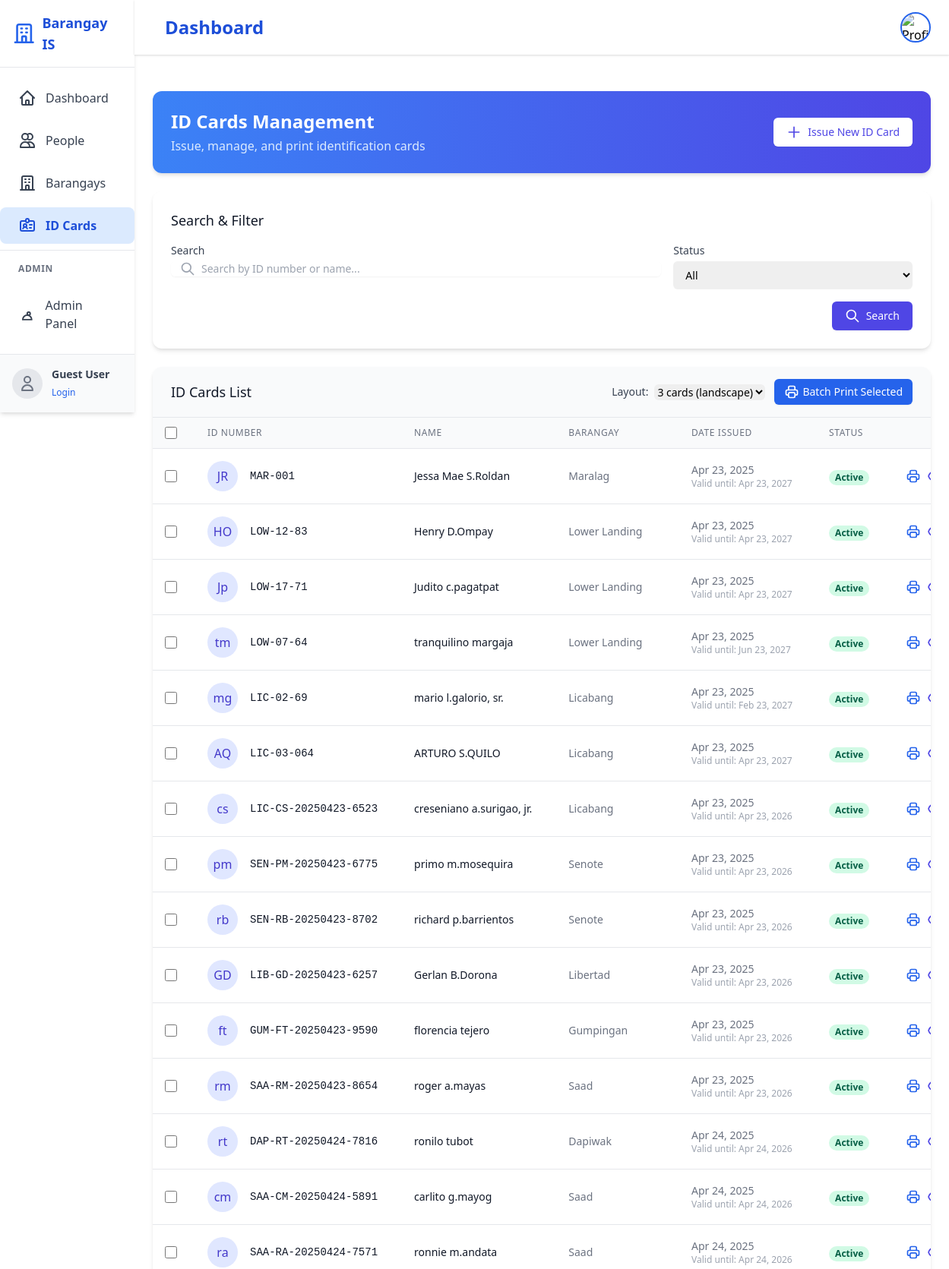
Page /dashboard/id-cards/ (upper part) on the committed database.
### core/models.py (models this page shows, shortened)
class IdentificationCard(models.Model):
    person = models.ForeignKey(Person, on_delete=models.CASCADE, related_name='id_cards')
    id_number = models.CharField(max_length=50, unique=True)
    date_issued = models.DateField()
    valid_until = models.DateField()
    is_active = models.BooleanField(default=True)
    issued_by = models.CharField(max_length=255)
    purpose = models.CharField(max_length=255, blank=True)
    remarks = models.TextField(blank=True)
    class Meta:
        verbose_name_plural = 'Identification Cards'

class Person(models.Model):
    GENDER_CHOICES = [
        ('M', 'Male'),
        ('F', 'Female'),
        ('O', 'Other'),
    ]
    CIVIL_STATUS_CHOICES = [
        ('S', 'Single'),
        ('M', 'Married'),
        ('W', 'Widowed'),
        ('D', 'Divorced'),
        ('SP', 'Separated'),
        ('L', 'Live-in'),
    ]
    id = models.UUIDField(primary_key=True, default=uuid.uuid4, editable=False)
    barangay = models.ForeignKey(Barangay, on_delete=models.CASCADE, related_name='residents')
    user = models.OneToOneField(User, on_delete=models.SET_NULL, null=True, blank=True, related_name='profile')
    last_name = models.CharField(max_length=100)
    first_name = models.CharField(max_length=100)
    middle_name = models.CharField(max_length=100, blank=True)
    suffix = models.CharField(max_length=10, blank=True, help_text='Jr., Sr., III, etc.')
    profile_picture = models.ImageField(upload_to='profile_pictures/', null=True, blank=True, help_text='Profile picture of the person')
    date_of_birth = models.DateField()
    place_of_birth = models.CharField(max_length=255)
    age = models.PositiveIntegerField(null=True, blank=True, editable=False)
    gender = models.CharField(max_length=1, choices=GENDER_CHOICES)
    civil_status = models.CharField(max_length=2, choices=CIVIL_STATUS_CHOICES)
    religion = models.CharField(max_length=100, blank=True)
    phone_regex = RegexValidator(regex=r'^\+?1?\d{9,15}$', message="Phone number must be entered in the format: '+999999999'. Up to 15 digits allowed.")
    contact_number = models.CharField(validators=[phone_regex], max_length=17, blank=True)
    address_line1 = models.CharField(max_length=255, help_text='House/Lot/Unit No., Building Name, Block, Street')
    address_line2 = models.CharField(max_length=255, blank=True, help_text='Subdivision, Village, Zone, Sitio, Purok')
    postal_code = models.CharField(max_length=10)
    is_active = models.BooleanField(default=True)
    class Meta:
        ordering = ['last_name', 'first_name']
        verbose_name_plural = 'People'
        indexes = [
            models.Index(fields=['last_name', 'first_name']),
            models.Index(fields=['date_of_birth']),
            models.Index(fields=['barangay']),
        ]
    def full_name(self):
        if self.middle_name:
            middle_initial = f" {self.middle_name[0]}."
        else:
            middle_initial = " "
        full_name = f"{self.first_name}{middle_initial}{self.last_name}"
        if self.suffix:
            full_name = f"{full_name}, {self.suffix}"
        return full_name

class Barangay(models.Model):
    name = models.CharField(max_length=100)
    municipality = models.CharField(max_length=100)
    province = models.CharField(max_length=100)
    zip_code = models.CharField(max_length=10)
    class Meta:
        verbose_name_plural = 'Barangays'

### core/views.py (the view)
# urls.py: path('dashboard/id-cards/', id_card_list, name='id_cards'),
def id_card_list(request):
    id_cards = IdentificationCard.objects.all().select_related('person')
    search_form = IdentificationCardSearchForm()
    context = {
        'id_cards': id_cards,
        'search_form': search_form,
    }
    if 'print' in request.GET and request.GET.get('print'):
        context['print_card_id'] = request.GET.get('print')
    return render(request, 'dashboard/id-cards-new.html', context)

### core/forms.py
class IdentificationCardSearchForm(forms.Form):
    search = forms.CharField(
        required=False,
        widget=forms.TextInput(attrs={
            'class': 'form-control rounded-md border-gray-300 shadow-sm focus:border-blue-500 focus:ring focus:ring-blue-200 focus:ring-opacity-50',
            'placeholder': 'Search by ID number or person name',
            'hx-post': '/dashboard/id-cards/search/',
            'hx-trigger': 'keyup changed delay:500ms',
            'hx-target': '#id-cards-table',
            'hx-indicator': '.htmx-indicator'
        })
    )
    status = forms.ChoiceField(
        choices=[('', 'All Status'), ('active', 'Active'), ('expired', 'Expired')],
        required=False,
        widget=forms.Select(attrs={
            'class': 'form-control rounded-md border-gray-300 shadow-sm focus:border-blue-500 focus:ring focus:ring-blue-200 focus:ring-opacity-50',
            'hx-post': '/dashboard/id-cards/search/',
            'hx-trigger': 'change',
            'hx-target': '#id-cards-table',
            'hx-indicator': '.htmx-indicator'
        })
    )

### templates/dashboard/id-cards-new.html (shortened to what this page needs)
{% extends 'base.html' %}
{% block content %}
<div class="container mx-auto py-6">
    <div class="bg-gradient-to-r from-blue-500 to-indigo-600 rounded-xl shadow-md mb-6 p-6">
        <div class="flex justify-between items-center">
            <div>
                <h1 class="text-2xl font-bold text-white">ID Cards Management</h1>
                <p class="text-blue-100 mt-1">Issue, manage, and print identification cards</p>
            </div>
            <a href="{% url 'id_card_create' %}" class="inline-flex items-center px-4 py-2 border border-transparent text-sm font-medium rounded-md shadow-sm text-indigo-600 bg-white hover:bg-indigo-50 focus:outline-none focus:ring-2 focus:ring-offset-2 focus:ring-indigo-500 transition-all duration-200">
                <svg xmlns="http://www.w3.org/2000/svg" class="h-5 w-5 mr-2" fill="none" viewBox="0 0 24 24" stroke="currentColor">
                    <path stroke-linecap="round" stroke-linejoin="round" stroke-width="2" d="M12 4v16m8-8H4" />
                </svg>
                Issue New ID Card
            </a>
        </div>
    </div>
    <div class="bg-white rounded-xl shadow-md mb-6 p-6">
        <h2 class="text-lg font-medium text-gray-900 mb-4">Search & Filter</h2>
        <form method="post" class="grid grid-cols-1 md:grid-cols-3 gap-4" hx-post="{% url 'id_card_search' %}" hx-target="#id-cards-table" hx-trigger="submit, change from:#id-status-filter">
            <div class="col-span-2">
                <label for="id-search" class="block text-sm font-medium text-gray-700 mb-1">Search</label>
                <div class="relative rounded-md shadow-sm">
                    <div class="absolute inset-y-0 left-0 pl-3 flex items-center pointer-events-none">
                    </div>
                    <input type="text" name="search" id="id-search" class="focus:ring-indigo-500 focus:border-indigo-500 block w-full pl-10 sm:text-sm border-gray-300 rounded-md" placeholder="Search by ID number or name...">
                </div>
            </div>
            <div>
                <label for="id-status-filter" class="block text-sm font-medium text-gray-700 mb-1">Status</label>
                <select name="status" id="id-status-filter" class="mt-1 block w-full pl-3 pr-10 py-2 text-base border-gray-300 focus:outline-none focus:ring-indigo-500 focus:border-indigo-500 sm:text-sm rounded-md">
                    <option value="">All</option>
                </select>
            </div>
            <div class="col-span-3 flex justify-end">
                <button type="submit" class="inline-flex items-center px-4 py-2 border border-transparent text-sm font-medium rounded-md shadow-sm text-white bg-indigo-600 hover:bg-indigo-700 focus:outline-none focus:ring-2 focus:ring-offset-2 focus:ring-indigo-500">
                    <svg xmlns="http://www.w3.org/2000/svg" class="h-5 w-5 mr-2" fill="none" viewBox="0 0 24 24" stroke="currentColor">
                        <path stroke-linecap="round" stroke-linejoin="round" stroke-width="2" d="M21 21l-6-6m2-5a7 7 0 11-14 0 7 7 0 0114 0z" />
                    </svg>
                    Search
                </button>
            </div>
        </form>
    </div>
    <div class="bg-white rounded-xl shadow-md overflow-hidden">
        <div class="px-6 py-4 border-b border-gray-200 bg-gray-50 flex justify-between items-center">
            <h2 class="text-lg font-medium text-gray-900">ID Cards List</h2>
            <div class="flex items-center space-x-3">
                <div class="flex items-center">
                    <label for="print-layout" class="mr-2 text-sm font-medium text-gray-700">Layout:</label>
                    <select id="print-layout" name="layout" class="text-sm border-gray-300 rounded-md focus:ring-indigo-500 focus:border-indigo-500">
                        <option value="3up">3 cards (landscape)</option>
                    </select>
                </div>
                <button id="batch-print-btn" class="inline-flex items-center px-3 py-1.5 border border-transparent text-sm font-medium rounded-md shadow-sm text-white bg-blue-600 hover:bg-blue-700 focus:outline-none focus:ring-2 focus:ring-offset-2 focus:ring-blue-500 disabled:opacity-50 disabled:cursor-not-allowed" disabled>
                    Batch Print Selected
                </button>
            </div>
        </div>
        <form id="batch-print-form" action="{% url 'id_card_batch_print' %}" method="get">
            <div id="id-cards-table" class="overflow-x-auto">
                {% include 'dashboard/includes/id_cards_table.html' %}
            </div>
        </form>
    </div>
</div>
{% endblock %}

### templates/dashboard/includes/id_cards_table.html (shortened to what this page needs)
<table class="min-w-full divide-y divide-gray-200">
    <thead class="bg-gray-50">
        <tr>
            <th class="px-4 py-3 text-left text-xs font-medium text-gray-500 uppercase tracking-wider">
                <div class="flex items-center">
                    <input id="select-all" type="checkbox" class="h-4 w-4 text-indigo-600 focus:ring-indigo-500 border-gray-300 rounded">
                </div>
            </th>
            <th class="px-6 py-3 text-left text-xs font-medium text-gray-500 uppercase tracking-wider">ID Number</th>
            <th class="px-6 py-3 text-left text-xs font-medium text-gray-500 uppercase tracking-wider">Name</th>
            <th class="px-6 py-3 text-left text-xs font-medium text-gray-500 uppercase tracking-wider">Barangay</th>
            <th class="px-6 py-3 text-left text-xs font-medium text-gray-500 uppercase tracking-wider">Date Issued</th>
            <th class="px-6 py-3 text-left text-xs font-medium text-gray-500 uppercase tracking-wider">Status</th>
            <th class="px-6 py-3 text-right text-xs font-medium text-gray-500 uppercase tracking-wider">Actions</th>
        </tr>
    </thead>
    <tbody class="bg-white divide-y divide-gray-200">
        {% for card in id_cards %}
        <tr class="hover:bg-gray-50 transition-colors duration-150">
            <td class="px-4 py-4 whitespace-nowrap">
                <div class="flex items-center">
                    <input type="checkbox" name="ids" value="{{ card.pk }}" class="card-checkbox h-4 w-4 text-indigo-600 focus:ring-indigo-500 border-gray-300 rounded">
                </div>
            </td>
            <td class="px-6 py-4 whitespace-nowrap">
                <div class="flex items-center">
                    <div class="flex-shrink-0 h-10 w-10 bg-indigo-100 rounded-full flex items-center justify-center">
                        <span class="text-indigo-700 font-medium">{{ card.person.first_name|slice:":1" }}{{ card.person.last_name|slice:":1" }}</span>
                    </div>
                    <div class="ml-4">
                        <div class="text-sm font-medium text-gray-900 font-mono">{{ card.id_number }}</div>
                    </div>
                </div>
            </td>
            <td class="px-6 py-4 whitespace-nowrap">
                <div class="text-sm font-medium text-gray-900">{{ card.person.full_name }}</div>
            </td>
            <td class="px-6 py-4 whitespace-nowrap">
                <div class="text-sm text-gray-500">{{ card.person.barangay.name }}</div>
            </td>
            <td class="px-6 py-4 whitespace-nowrap">
                <div class="text-sm text-gray-500">{{ card.date_issued|date:"M d, Y" }}</div>
                <div class="text-xs text-gray-400">Valid until: {{ card.valid_until|date:"M d, Y" }}</div>
            </td>
            <td class="px-6 py-4 whitespace-nowrap">
                {% if card.is_active %}
                    <span class="px-2 inline-flex text-xs leading-5 font-semibold rounded-full bg-green-100 text-green-800">Active</span>
                {% else %}
                    <span class="px-2 inline-flex text-xs leading-5 font-semibold rounded-full bg-red-100 text-red-800">Expired</span>
                {% endif %}
            </td>
            <td class="px-6 py-4 whitespace-nowrap text-right text-sm font-medium">
                <div class="flex justify-end space-x-2">
                    <a href="{% url 'id_card_direct_print' card.pk %}" class="text-blue-600 hover:text-blue-900" title="Print ID Card">
                    </a>
                    <a href="{% url 'id_card_detail' card.pk %}" class="text-indigo-600 hover:text-indigo-900" title="View Details">
                    </a>
                </div>
            </td>
        </tr>
        {% endfor %}
    </tbody>
</table>

### rows in the picture
IdentificationCard: person.first_name "J", person.last_name "R", id_number "MAR-001", person.full_name "Jessa Mae S.Roldan", person.barangay.name "Maralag", date_issued "Apr 23, 2025", valid_until "Apr 23, 2027", is_active "Active"
IdentificationCard: person.first_name "H", person.last_name "O", id_number "LOW-12-83", person.full_name "Henry D.Ompay", person.barangay.name "Lower Landing", date_issued "Apr 23, 2025", valid_until "Apr 23, 2027", is_active "Active"
IdentificationCard: person.first_name "J", person.last_name "p", id_number "LOW-17-71", person.full_name "Judito c.pagatpat", person.barangay.name "Lower Landing", date_issued "Apr 23, 2025", valid_until "Apr 23, 2027", is_active "Active"
IdentificationCard: person.first_name "t", person.last_name "m", id_number "LOW-07-64", person.full_name "tranquilino margaja", person.barangay.name "Lower Landing", date_issued "Apr 23, 2025", valid_until "Jun 23, 2027", is_active "Active"
IdentificationCard: person.first_name "m", person.last_name "g", id_number "LIC-02-69", person.full_name "mario l.galorio, sr.", person.barangay.name "Licabang", date_issued "Apr 23, 2025", valid_until "Feb 23, 2027", is_active "Active"
IdentificationCard: person.first_name "A", person.last_name "Q", id_number "LIC-03-064", person.full_name "ARTURO S.QUILO", person.barangay.name "Licabang", date_issued "Apr 23, 2025", valid_until "Apr 23, 2027", is_active "Active"
IdentificationCard: person.first_name "c", person.last_name "s", id_number "LIC-CS-20250423-6523", person.full_name "creseniano a.surigao, jr.", person.barangay.name "Licabang", date_issued "Apr 23, 2025", valid_until "Apr 23, 2026", is_active "Active"
IdentificationCard: person.first_name "p", person.last_name "m", id_number "SEN-PM-20250423-6775", person.full_name "primo m.mosequira", person.barangay.name "Senote", date_issued "Apr 23, 2025", valid_until "Apr 23, 2026", is_active "Active"
IdentificationCard: person.first_name "r", person.last_name "b", id_number "SEN-RB-20250423-8702", person.full_name "richard p.barrientos", person.barangay.name "Senote", date_issued "Apr 23, 2025", valid_until "Apr 23, 2026", is_active "Active"
IdentificationCard: person.first_name "G", person.last_name "D", id_number "LIB-GD-20250423-6257", person.full_name "Gerlan B.Dorona", person.barangay.name "Libertad", date_issued "Apr 23, 2025", valid_until "Apr 23, 2026", is_active "Active"
IdentificationCard: person.first_name "f", person.last_name "t", id_number "GUM-FT-20250423-9590", person.full_name "florencia tejero", person.barangay.name "Gumpingan", date_issued "Apr 23, 2025", valid_until "Apr 23, 2026", is_active "Active"
IdentificationCard: person.first_name "r", person.last_name "m", id_number "SAA-RM-20250423-8654", person.full_name "roger a.mayas", person.barangay.name "Saad", date_issued "Apr 23, 2025", valid_until "Apr 23, 2026", is_active "Active"
IdentificationCard: person.first_name "r", person.last_name "t", id_number "DAP-RT-20250424-7816", person.full_name "ronilo tubot", person.barangay.name "Dapiwak", date_issued "Apr 24, 2025", valid_until "Apr 24, 2026", is_active "Active"
IdentificationCard: person.first_name "c", person.last_name "m", id_number "SAA-CM-20250424-5891", person.full_name "carlito g.mayog", person.barangay.name "Saad", date_issued "Apr 24, 2025", valid_until "Apr 24, 2026", is_active "Active"
IdentificationCard: person.first_name "r", person.last_name "a", id_number "SAA-RA-20250424-7571", person.full_name "ronnie m.andata", person.barangay.name "Saad", date_issued "Apr 24, 2025", valid_until "Apr 24, 2026", is_active "Active"
